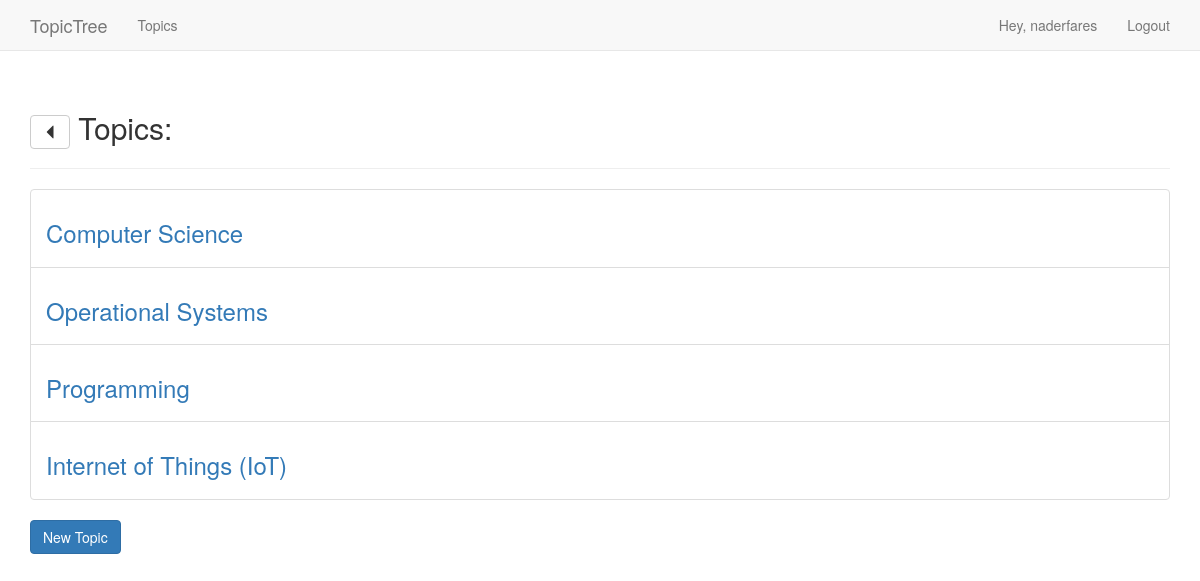
Before: /topics/ (signed in) with the older database file.
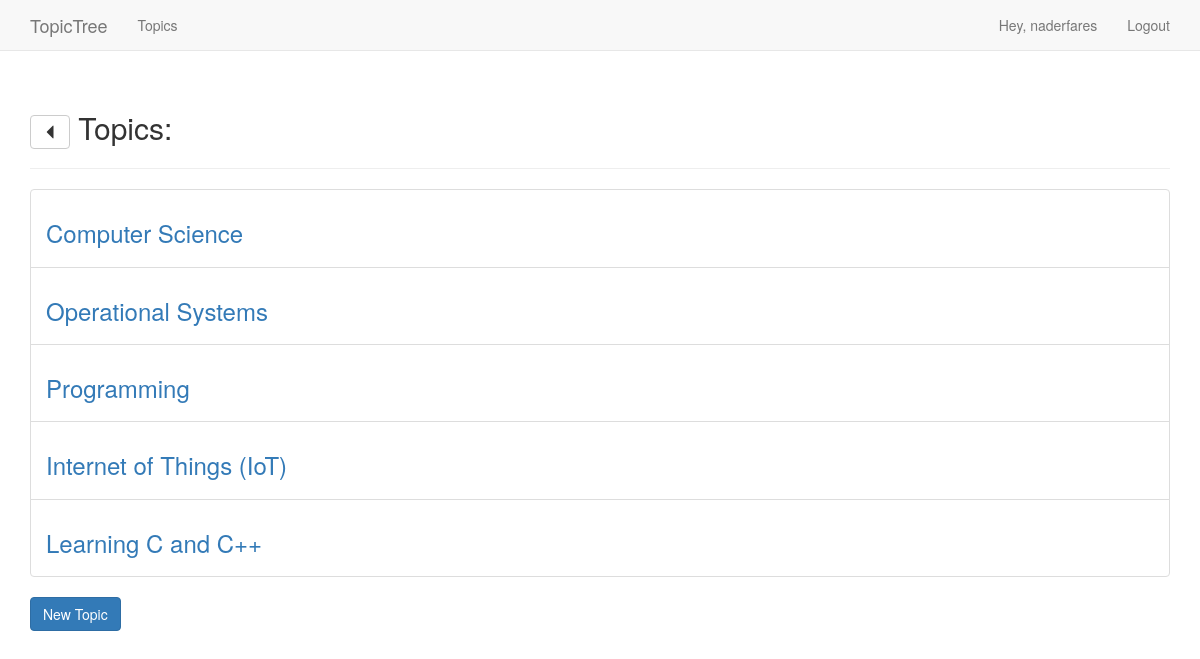
After: the same page with the newer database file.
### topic_trees/models.py (models this page shows)
class Topic(models.Model):
  text = models.CharField(max_length=200)
  date_added = models.DateTimeField(auto_now_add=True)
  owner = models.ForeignKey(User, on_delete=models.CASCADE)
  def __str__(self):
    return self.text

### topic_trees/views.py (the view)
# urls.py: path('topics/', views.topics, name='topics'),
@login_required
def topics(request):
  topics = Topic.objects.filter(owner=request.user).order_by('date_added')
  context = {
    'topics': topics
  }
  return render(request, 'topic_trees/topics.html', context)

### topic_trees/templates/topic_trees/topics.html
{% extends "topic_trees/base.html" %}
{% load bootstrap3 %}
{% block header %}
  <h2>
    <a href="{% url 'index' %}" type="button" class="btn btn-default" aria-label="Left Align">
      <span class="glyphicon glyphicon-triangle-left" aria-hidden="true"></span>
    </a>
    Topics:
  </h2>
{% endblock header %}
{% block content %}
  <ul class="list-group">
    {% for topic in topics  %}
      <li class="list-group-item">
        <h3>
          <a href="{% url 'topic' topic.id %}">{{ topic }}</a>
        </h3>
      </li>
    {% empty %}
      <li class="list-group-item">No Topics Added</li>
    {% endfor %}
  </ul>
  <a class="btn btn-primary" href="{% url 'new_topic' %}">New Topic</a>
{% endblock content %}

Changed rows visible on the page:
added Topic: text "Learning C and C++"
